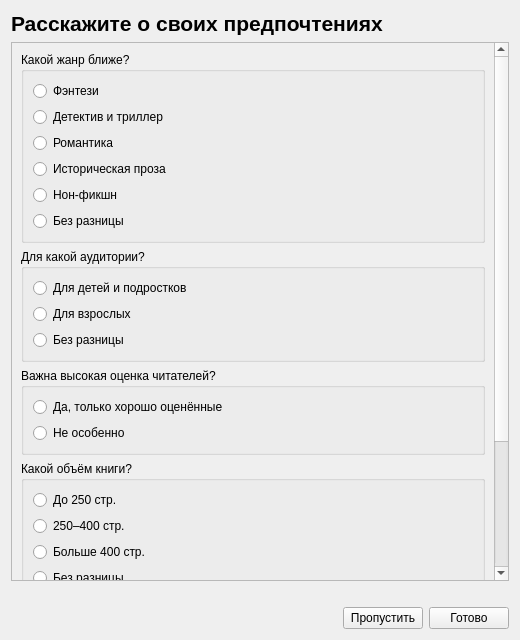
<?xml version="1.0" encoding="UTF-8"?>
<ui version="4.0">
 <class>QuestionnaireWidget</class>
 <widget class="QWidget" name="QuestionnaireWidget">
  <property name="geometry">
   <rect>
    <x>0</x>
    <y>0</y>
    <width>520</width>
    <height>640</height>
   </rect>
  </property>
  <property name="windowTitle">
   <string>Первичная анкета</string>
  </property>
  <layout class="QVBoxLayout" name="verticalLayout">
   <item>
    <widget class="QLabel" name="label_title">
     <property name="font">
      <font>
       <pointsize>16</pointsize>
       <bold>true</bold>
      </font>
     </property>
     <property name="text">
      <string>Расскажите о своих предпочтениях</string>
     </property>
    </widget>
   </item>
   <item>
    <widget class="QScrollArea" name="scrollArea">
     <property name="widgetResizable">
      <bool>true</bool>
     </property>
     <widget class="QWidget" name="scrollAreaWidgetContents">
      <property name="geometry">
       <rect>
        <x>0</x>
        <y>0</y>
        <width>498</width>
        <height>520</height>
       </rect>
      </property>
      <layout class="QVBoxLayout" name="layout_questions">
       <item>
        <widget class="QGroupBox" name="group_genre">
         <property name="title">
          <string>Какой жанр ближе?</string>
         </property>
         <layout class="QVBoxLayout" name="layout_genre">
          <item>
           <widget class="QRadioButton" name="genre_fantasy">
            <property name="text">
             <string>Фэнтези</string>
            </property>
           </widget>
          </item>
          <item>
           <widget class="QRadioButton" name="genre_detective">
            <property name="text">
             <string>Детектив и триллер</string>
            </property>
           </widget>
          </item>
          <item>
           <widget class="QRadioButton" name="genre_romance">
            <property name="text">
             <string>Романтика</string>
            </property>
           </widget>
          </item>
          <item>
           <widget class="QRadioButton" name="genre_history">
            <property name="text">
             <string>Историческая проза</string>
            </property>
           </widget>
          </item>
          <item>
           <widget class="QRadioButton" name="genre_nonfiction">
            <property name="text">
             <string>Нон-фикшн</string>
            </property>
           </widget>
          </item>
          <item>
           <widget class="QRadioButton" name="genre_any">
            <property name="text">
             <string>Без разницы</string>
            </property>
           </widget>
          </item>
         </layout>
        </widget>
       </item>
       <item>
        <widget class="QGroupBox" name="group_audience">
         <property name="title">
          <string>Для какой аудитории?</string>
         </property>
         <layout class="QVBoxLayout" name="layout_audience">
          <item>
           <widget class="QRadioButton" name="audience_kids">
            <property name="text">
             <string>Для детей и подростков</string>
            </property>
           </widget>
          </item>
          <item>
           <widget class="QRadioButton" name="audience_adults">
            <property name="text">
             <string>Для взрослых</string>
            </property>
           </widget>
          </item>
          <item>
           <widget class="QRadioButton" name="audience_any">
            <property name="text">
             <string>Без разницы</string>
            </property>
           </widget>
          </item>
         </layout>
        </widget>
       </item>
       <item>
        <widget class="QGroupBox" name="group_rating">
         <property name="title">
          <string>Важна высокая оценка читателей?</string>
         </property>
         <layout class="QVBoxLayout" name="layout_rating">
          <item>
           <widget class="QRadioButton" name="rating_high">
            <property name="text">
             <string>Да, только хорошо оценённые</string>
            </property>
           </widget>
          </item>
          <item>
           <widget class="QRadioButton" name="rating_any">
            <property name="text">
             <string>Не особенно</string>
            </property>
           </widget>
          </item>
         </layout>
        </widget>
       </item>
       <item>
        <widget class="QGroupBox" name="group_volume">
         <property name="title">
          <string>Какой объём книги?</string>
         </property>
         <layout class="QVBoxLayout" name="layout_volume">
          <item>
           <widget class="QRadioButton" name="volume_short">
            <property name="text">
             <string>До 250 стр.</string>
            </property>
           </widget>
          </item>
          <item>
           <widget class="QRadioButton" name="volume_medium">
            <property name="text">
             <string>250–400 стр.</string>
            </property>
           </widget>
          </item>
          <item>
           <widget class="QRadioButton" name="volume_long">
            <property name="text">
             <string>Больше 400 стр.</string>
            </property>
           </widget>
          </item>
          <item>
           <widget class="QRadioButton" name="volume_any">
            <property name="text">
             <string>Без разницы</string>
            </property>
           </widget>
          </item>
         </layout>
        </widget>
       </item>
       <item>
        <widget class="QGroupBox" name="group_era">
         <property name="title">
          <string>Какой год выхода книги ближе?</string>
         </property>
         <layout class="QVBoxLayout" name="layout_era">
          <item>
           <widget class="QRadioButton" name="era_classic">
            <property name="text">
             <string>Классика (до 1950)</string>
            </property>
           </widget>
          </item>
          <item>
           <widget class="QRadioButton" name="era_1950_2000">
            <property name="text">
             <string>1950–2000</string>
            </property>
           </widget>
          </item>
          <item>
           <widget class="QRadioButton" name="era_after_2000">
            <property name="text">
             <string>После 2000</string>
            </property>
           </widget>
          </item>
          <item>
           <widget class="QRadioButton" name="era_any">
            <property name="text">
             <string>Без разницы</string>
            </property>
           </widget>
          </item>
         </layout>
        </widget>
       </item>
       <item>
        <spacer name="verticalSpacer_questions">
         <property name="orientation">
          <enum>Qt::Orientation::Vertical</enum>
         </property>
         <property name="sizeHint" stdset="0">
          <size>
           <width>20</width>
           <height>40</height>
          </size>
         </property>
        </spacer>
       </item>
      </layout>
     </widget>
    </widget>
   </item>
   <item>
    <widget class="QLabel" name="label_message">
     <property name="styleSheet">
      <string notr="true">color: red;</string>
     </property>
     <property name="text">
      <string/>
     </property>
    </widget>
   </item>
   <item>
    <layout class="QHBoxLayout" name="layout_buttons">
     <item>
      <spacer name="horizontalSpacer_buttons">
       <property name="orientation">
        <enum>Qt::Orientation::Horizontal</enum>
       </property>
       <property name="sizeHint" stdset="0">
        <size>
         <width>40</width>
         <height>20</height>
        </size>
       </property>
      </spacer>
     </item>
     <item>
      <widget class="QPushButton" name="btn_skip">
       <property name="text">
        <string>Пропустить</string>
       </property>
      </widget>
     </item>
     <item>
      <widget class="QPushButton" name="btn_done">
       <property name="text">
        <string>Готово</string>
       </property>
      </widget>
     </item>
    </layout>
   </item>
  </layout>
 </widget>
 <resources/>
 <connections/>
</ui>
